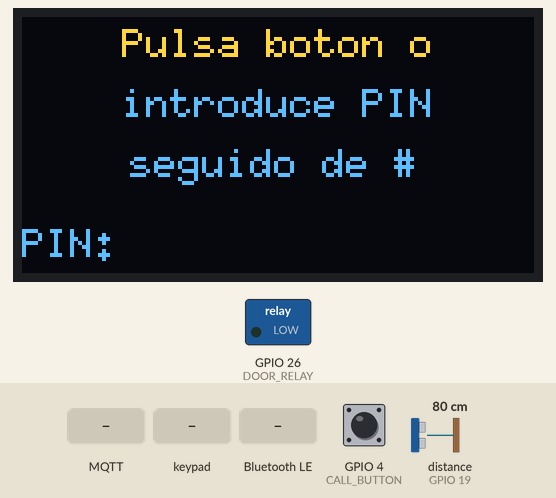
Recording of a program running on a simulated ESP32. On the bench: 128×64 one-colour display, switched loads named in the program (green lamp = pin HIGH). Wiring (inferred from the names in the program): ultrasonic range finder: trigger GPIO 18; echo GPIO 19. Inputs (shaded band) come from the test bench; at power-on: distance to the obstacle (sensor on GPIO 19) 80 cm, GPIO 4 (CALL_BUTTON) LOW. The echo pulse lasts 58.3 µs per cm; the OLED is the two-colour kind (top 16 rows yellow); WiFi joins after 1.5 s; servers stay silent unless stated; the local clock reads 2024-03-15 10:24:30 at power-on unless the program sets it; no MQTT or app messages arrive unless stated; nothing arrives over Bluetooth unless stated; a phone connects over Bluetooth LE 3 s after start; pins used as bus, display or sensor lines are not drawn; what the program prints to the serial monitor is not drawn.

Above: at 3.2 s.
3.3 s: MQTT message "on" arrives on the second subscribed topic
At 4.7 s:
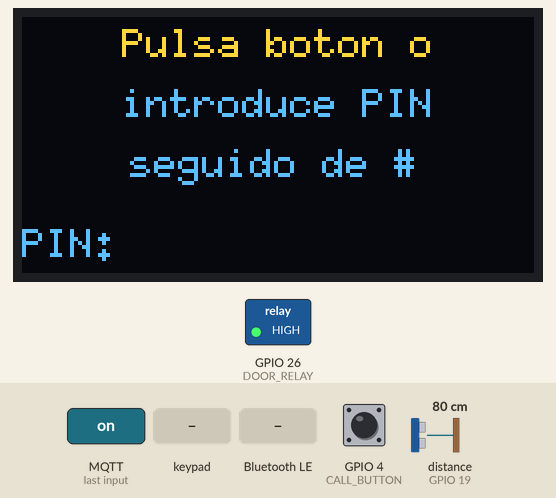
6.3 s: distance to the obstacle (sensor on GPIO 19) set to 2 cm
9.3 s: GPIO 4 (CALL_BUTTON) pulled HIGH for 0.15 s
At 9.9 s:
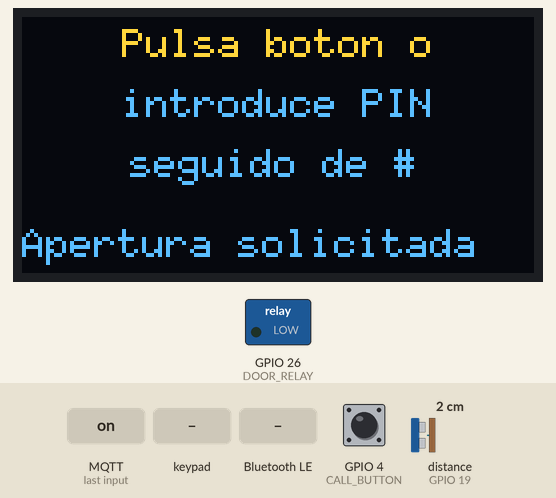
12.4 s: keypad keys 1 2 3 4 A pressed 0.4 s apart
At 14.7 s:
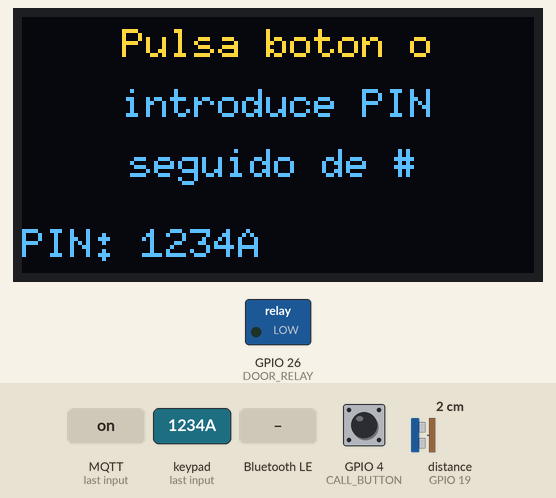
15.9 s: Bluetooth LE write "on" received
At 16.6 s:
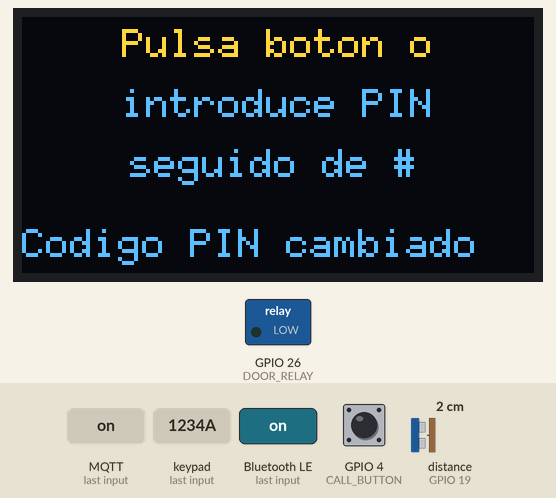
18.9 s: key '#' pressed
At 19.3 s:
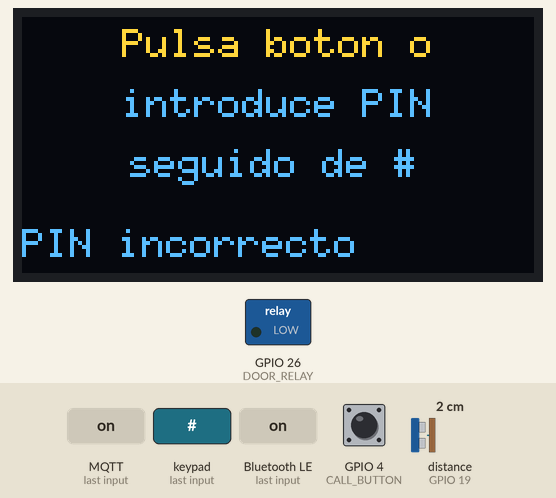
Timing chart, 0 to 21.9 s (numbered marks = the images above; inputs shaded):
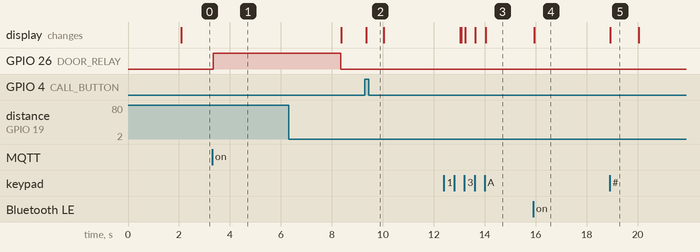

Measured:
- after the input at 3.3 s, GPIO 26 (DOOR_RELAY): LOW → HIGH after 0.05 s
- after the input at 9.3 s, the display: changes at once (image 2)
- after the input at 15.9 s, the display: changes after 0.05 s (image 4)
- after the input at 18.9 s, the display: changes at once (image 5)
- what the display in image 5 shows lasts 1.2 s, from 18.9 s to 20.1 s

The program:

main.cpp
```cpp
#include <Arduino.h>
#include <WiFi.h>
#include <SPI.h>
#include <U8g2lib.h>
#include <PubSubClient.h>
#include <EEPROM.h>
#include "Keypad.h"
#include "NimBLEDevice.h"
#include "time.h"

// OLED Display
U8G2_SH1106_128X64_NONAME_F_HW_I2C u8g2(U8G2_R0, /* reset=*/ U8X8_PIN_NONE);

// WIFI credentials
const char *WIFI_SSID = "test";
const char *WIFI_PASSWORD = "test";
const String HOSTNAME = "SmartMailbox";

// Bluetooth serial
#define SERVICE_UUID "2af412d8-3e7e-11ec-9bbc-0242ac130002"
#define PIN_CHARACTERISTIC_UUID "12fa1c0a-25cc-4281-9c22-8e7951b1ac03"
#define OPEN_CHARACTERISTIC_UUID "e7a6ec42-2713-4484-81d5-39e5d3e9060b"
BLEServer *pServer = NULL;
BLECharacteristic *openCharacteristic = NULL;
BLECharacteristic *pinCharacteristic = NULL;

// NTP configuration
const char* NTPSERVER = "pool.ntp.org";
const long  GMTOFFSET = 3600;
const int   DAYLIGHTOFFSET = 3600;

// MQTT configuration
const char* MQTTSERVER = "mqtt.cristiantrapero.es";
const int MQTTPORT = 1883;
const char* MQTTUSER = "test";
const char* MQTTPASSWORD = "test";
WiFiClient espClient;
PubSubClient client(espClient);

// Reciever topics
const char* PINTOPIC = "smartmailbox/pin";
const char* RELAYTOPIC = "smartmailbox/relay";

// Sender topics
const char* LETTERTOPIC = "smartmailbox/letter";
const char* OPENTOPIC = "smartmailbox/openrequest";
const char* OPENEDTOPIC = "smartmailbox/opened";
const char* PINCHANGEDTOPIC = "smartmailbox/pinchanged";

// Keypad size
const byte ROWS = 4;
const byte COLS = 4;

// Keypad keys distribution
char keys[ROWS][COLS] = {
    {'1', '2', '3', 'A'},
    {'4', '5', '6', 'B'},
    {'7', '8', '9', 'C'},
    {'*', '0', '#', 'D'}};

// Keypad pinout and variables
byte rowPins[ROWS] = {13, 12, 14, 27};
byte colPins[COLS] = {23, 25, 33, 32};
Keypad keypad = Keypad(makeKeymap(keys), rowPins, colPins, ROWS, COLS);
String mailboxPIN = "1234"; //TODO: Get from eeprom
String inputPIN;
String screenMessage;

// Constants declarations
const int CALL_BUTTON = 4;
const int DOOR_RELAY = 26;
const int ECHO = 19;
const int TRIGGER = 18;

// Auxiliar variables
int pressedButton = 0;
long usDistance;
long usTime;
unsigned long lastLetterCall;
unsigned long lastOpenCall;
unsigned long lastMessageShow;

// Functions prototype declaration
void connectToWiFi();
void enableBluetooth();
void changePasswordPin(String pin);
void openMailbox();
void reconnectMQTT();
void sendTimeMessageToTopic(const char* topic);
void sendOpenMailboxRequest();
void sendLetterNotification(int usDistance);
void WiFiStationDisconnected(WiFiEvent_t event, WiFiEventInfo_t info);
void mqttCallback(char* topic, byte* message, unsigned int length);
void showMessageOnScreen();
void write_word(int addr, String word);
String read_word(int addr);

void setup()
{
  Serial.begin(9600);

  // WiFi configuration
  // WiFi event on disconnect, retry the conexion
  WiFi.onEvent(WiFiStationDisconnected, SYSTEM_EVENT_STA_DISCONNECTED);
  connectToWiFi();

  // NTP
  configTime(GMTOFFSET, DAYLIGHTOFFSET, NTPSERVER);

  // Bluetooth configuration
  enableBluetooth();

  // Ultrasonic sensor
  pinMode(TRIGGER, OUTPUT);
  pinMode(ECHO, INPUT);
  digitalWrite(TRIGGER, LOW);

  // Call button
  pinMode(CALL_BUTTON, INPUT);

  // Relay
  pinMode(DOOR_RELAY, OUTPUT);
  digitalWrite(DOOR_RELAY, LOW);

  // MQTT
  client.setServer(MQTTSERVER, MQTTPORT);
  client.setCallback(mqttCallback);

  // OLED
  u8g2.begin();
  u8g2.enableUTF8Print();


}

void loop()
{

  // Keypad input
  char pressedKey = keypad.getKey();

  if (pressedKey)
  {
    Serial.println(pressedKey);

    if (pressedKey == '*')
    {
      inputPIN = "";
    }
    else if (pressedKey == '#')
    {
      if (mailboxPIN == inputPIN)
      {
        Serial.println("Password is correct. Opening mailbox.");
        openMailbox();
      }
      else
      {
        screenMessage = "PIN incorrecto";
        lastMessageShow = millis();
        Serial.println("Password is incorrect, try again.");
      }

      inputPIN = "";
    }
    else
    {
      inputPIN += pressedKey;
    }
  }

  // Call open mailbox button
  pressedButton = digitalRead(CALL_BUTTON);

  if (pressedButton == HIGH)
  {
    sendOpenMailboxRequest();
  }

  // Ultrasonic calculations
  digitalWrite(TRIGGER, HIGH);
  delayMicroseconds(10);
  digitalWrite(TRIGGER, LOW);

  usTime = pulseIn(ECHO, HIGH);
  usDistance = usTime / 59;
  sendLetterNotification(usDistance);

  showMessageOnScreen();

  if (!client.connected()) {
    reconnectMQTT();
  }
  client.loop();
}

void showMessageOnScreen(){
  u8g2.clearBuffer();
  u8g2.setFont(u8g2_font_6x10_tf);
  u8g2.setCursor(0, 15);
  u8g2.drawStr(25,10,"Pulsa boton o");
  u8g2.drawStr(25,25,"introduce PIN");
  u8g2.drawStr(27,40,"seguido de #");

  if (screenMessage != ""){
    if (millis() - lastMessageShow <= 3*1000UL){
      char message[50];
      screenMessage.toCharArray(message, 50);
      u8g2.drawStr(0, 60, message);
    }else {
      screenMessage = "";
    }
  } else{
      u8g2.drawStr(0,60, "PIN:");
      char pin[50];
      inputPIN.toCharArray(pin, 50);
      u8g2.drawStr(30, 60, pin);
  }

  u8g2.sendBuffer();

}

void mqttCallback(char* topic, byte* message, unsigned int length) {
  Serial.print("Message arrived on topic: ");
  Serial.print(topic);
  Serial.print(". Message: ");
  String command;

  for (int i = 0; i < length; i++) {
    Serial.print((char)message[i]);
    command += (char)message[i];
  }
  Serial.println();
  if (String(topic) == RELAYTOPIC) {
    if(command == "on"){
      openMailbox();
    }
  } else if (String(topic) == PINTOPIC){
      changePasswordPin(command);
  }
}

void reconnectMQTT() {
  while (!client.connected()) {
    Serial.print("Attempting MQTT connection...");
    if (client.connect("SmartMailbox", MQTTUSER, MQTTPASSWORD)) {
      Serial.println("\nMQTT connected");
      client.subscribe(PINTOPIC);
      client.subscribe(RELAYTOPIC);
    } else {
      Serial.print("Mqtt connection failed, rc=");
      Serial.print(client.state());
      Serial.println(" try again in 5 seconds");
      // Wait 5 seconds before retrying
      delay(5000);
    }
  }
}

void sendOpenMailboxRequest(){
  if (millis() - lastOpenCall >= 5*1000UL){
    lastOpenCall = millis();
    Serial.println("Send mailbox open request");
    screenMessage = "Apertura solicitada";
    lastMessageShow = millis();
    sendTimeMessageToTopic(OPENTOPIC);
  }
}

void changePasswordPin(String pin){
  mailboxPIN = pin;
  screenMessage = "Codigo PIN cambiado";
  lastMessageShow = millis();
  sendTimeMessageToTopic(PINCHANGEDTOPIC);
}

void openMailbox()
{
  Serial.println("Open smartmailbox");
  Serial.println("Send mailbox opened notification");
  sendTimeMessageToTopic(OPENEDTOPIC);
  digitalWrite(DOOR_RELAY, HIGH);
  delay(5000);
  digitalWrite(DOOR_RELAY, LOW);
  screenMessage = "Buzon abierto";
  lastMessageShow = millis();
}

void sendLetterNotification(int usDistance)
{
    if (usDistance < 7)
    {
      if (millis() - lastLetterCall >= 10*1000UL){
        lastLetterCall = millis();
        Serial.println("Send mailbox letter notification");
        screenMessage = "Cartas introducidas";
        lastMessageShow = millis();
        sendTimeMessageToTopic(LETTERTOPIC);
    }
  }
}

void sendTimeMessageToTopic(const char* topic) {
  struct tm timeinfo;
  if(!getLocalTime(&timeinfo)){
    Serial.println("Failed to obtain time");
    return;
  }
  char timestamp[50];
  strftime(timestamp, sizeof(timestamp), "%A, %B %d %Y %H:%M:%S", &timeinfo);
  client.publish(topic, timestamp);
}

void connectToWiFi()
{
  WiFi.config(INADDR_NONE, INADDR_NONE, INADDR_NONE, INADDR_NONE);
  WiFi.setHostname(HOSTNAME.c_str());
  WiFi.mode(WIFI_STA);
  WiFi.begin(WIFI_SSID, WIFI_PASSWORD);
  Serial.print("Connecting to the router " + String(WIFI_SSID) + " with password " + String(WIFI_PASSWORD) + "\n");
  Serial.print("Trying");

  while (WiFi.status() != WL_CONNECTED)
  {
    Serial.print('.');
    delay(1000);
  }

  Serial.print("\nSmartMailbox connected to " + String(WIFI_SSID) + " with IP: ");
  Serial.print(WiFi.localIP());
}

void WiFiStationDisconnected(WiFiEvent_t event, WiFiEventInfo_t info)
{
  Serial.println("Disconnected from WiFi access point");
  Serial.print("WiFi lost connection. Reason: ");
  Serial.println(info.disconnected.reason);
  connectToWiFi();
}

class MyServerCallbacks : public BLEServerCallbacks
{
  void onConnect(BLEServer *pServer)
  {
    Serial.println("BLE device connected");
  };

  void onDisconnect(BLEServer *pServer)
  {
    Serial.println("BLE device disconnected");
  }
};

class openCharacteristicCallbackBLE : public BLECharacteristicCallbacks
{
  void onWrite(BLECharacteristic *openCharacteristic)
  {
    std::string rxValue = openCharacteristic->getValue();
    String command = "";

    if (rxValue.length() > 0)
    {
      Serial.println("*********");
      Serial.print("Received open value: ");
      for (int i = 0; i < rxValue.length(); i++){
        Serial.print(rxValue[i]);
        command += rxValue[i];
      }

      Serial.println();
      Serial.println("*********");

      if(command == "on"){
        openMailbox();
      }
    }
  }
};

class pinCharacteristicCallbackBLE : public BLECharacteristicCallbacks
{
  void onWrite(BLECharacteristic *openCharacteristic)
  {
    std::string rxValue = openCharacteristic->getValue();

    String newPin = "";
    if (rxValue.length() > 0)
    {
      Serial.println("*********");
      Serial.print("Received new pin value: ");
      for (int i = 0; i < rxValue.length(); i++){
        newPin += rxValue[i];
        Serial.print(rxValue[i]);
      }
      Serial.println();
      Serial.println("*********");
      changePasswordPin(newPin);
    }
  }
};

void enableBluetooth()
{
  // Init the BLE device with the name
  BLEDevice::init("SmartMailbox");

  // Create the server
  pServer = BLEDevice::createServer();
  pServer->setCallbacks(new MyServerCallbacks());

  // Create the service
  BLEService *pService = pServer->createService(SERVICE_UUID);

  // Create BLE characteristics
  openCharacteristic = pService->createCharacteristic(
      OPEN_CHARACTERISTIC_UUID,
      NIMBLE_PROPERTY::WRITE);
  openCharacteristic->setCallbacks(new openCharacteristicCallbackBLE());

  pinCharacteristic = pService->createCharacteristic(
    PIN_CHARACTERISTIC_UUID,
    NIMBLE_PROPERTY::WRITE);
  pinCharacteristic->setCallbacks(new pinCharacteristicCallbackBLE());

  pService->start();

  // Start advertising
  BLEAdvertising *pAdvertising = BLEDevice::getAdvertising();
  pAdvertising->addServiceUUID(SERVICE_UUID);
  pAdvertising->setScanResponse(true);
  pAdvertising->setMinPreferred(0x06); // functions that help with iPhone connections issue
  pAdvertising->setMinPreferred(0x12);
  BLEDevice::startAdvertising();
  Serial.println("\nThe " + HOSTNAME + " bluetooth started");
}
```
